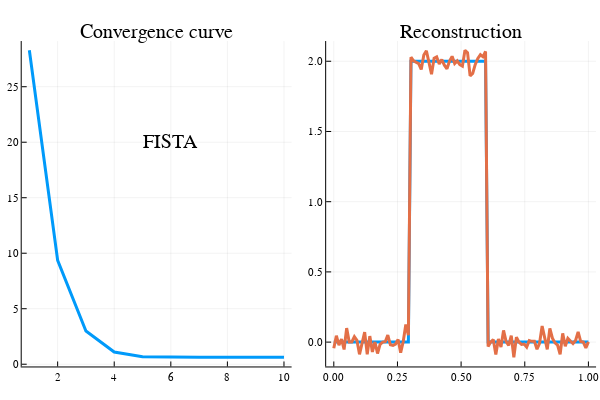

Write notebook code for a chart like this one.
### Markdown cell above
##### Results

### Code cell
#Initialisation
x = zeros(n,1);
lambda0 = 1e-2;
itermax_FISTA = 10;
alpha0 = 1
beta = 0.5;

xbest, histo_FISTA = FISTA(x,y,H,W,lambda0,itermax_FISTA,alpha0,beta);
plotly();

iter_FISTA = 1:itermax_FISTA;
x = [xt,xbest];

p5 = plot(iter_FISTA,histo_FISTA,title="Convergence curve",label=["f"],lw=3, ann=[(6,20,"FISTA")])
p6 = plot(px,x,title="Reconstruction",label=["True solution" "Optimized solution"],lw=3)

plot(p5,p6,layout=(1,2),legend=false)

### Figure 1 — Plotly figure (JSON) as saved in the notebook; plotly's stock layout.template omitted (floating-point values rounded to 4 significant figures)
{"data": [{"colorbar": {"title": ""}, "legendgroup": ["f"], "line": {"color": "rgba(0, 154, 250, 1.000)", "dash": "solid", "shape": "linear", "width": 3}, "mode": "lines", "name": ["f"], "showlegend": true, "type": "scatter", "x": [1, 2, 3, 4, 5, 6, 7, 8, 9, 10], "xaxis": "x1", "y": [28.29, 9.366, 2.999, 1.104, 0.6768, 0.6374, 0.6374, 0.6374, 0.6335, 0.6282], "yaxis": "y1", "zmax": null, "zmin": null}, {"colorbar": {"title": ""}, "legendgroup": "True solution", "line": {"color": "rgba(0, 154, 250, 1.000)", "dash": "solid", "shape": "linear", "width": 3}, "mode": "lines", "name": "True solution", "showlegend": true, "type": "scatter", "x": [0, 0.0101, 0.0202, 0.0303, 0.0404, 0.05051, 0.06061, 0.07071, 0.08081, 0.09091, 0.101, 0.1111, 0.1212, 0.1313, 0.1414, 0.1515, 0.1616, 0.1717, 0.1818, 0.1919, 0.202, 0.2121, 0.2222, 0.2323, 0.2424, 0.2525, 0.2626, 0.2727, 0.2828, 0.2929, 0.303, 0.3131, 0.3232, 0.3333, 0.3434, 0.3535, 0.3636, 0.3737, 0.3838, 0.3939, 0.404, 0.4141, 0.4242, 0.4343, 0.4444, 0.4545, 0.4646, 0.4747, 0.4848, 0.4949, 0.5051, 0.5152, 0.5253, 0.5354, 0.5455, 0.5556, 0.5657, 0.5758, 0.5859, 0.596, 0.6061, 0.6162, 0.6263, 0.6364, 0.6465, 0.6566, 0.6667, 0.6768, 0.6869, 0.697, 0.7071, 0.7172, 0.7273, 0.7374, 0.7475, 0.7576, 0.7677, 0.7778, 0.7879, 0.798, 0.8081, 0.8182, 0.8283, 0.8384, 0.8485, 0.8586, 0.8687, 0.8788, 0.8889, 0.899, 0.9091, 0.9192, 0.9293, 0.9394, 0.9495, 0.9596, 0.9697, 0.9798, 0.9899, 1], "xaxis": "x2", "y": [0, 0, 0, 0, 0, 0, 0, 0, 0, 0, 0, 0, 0, 0, 0, 0, 0, 0, 0, 0, 0, 0, 0, 0, 0, 0, 0, 0, 0, 0, 2, 2, 2, 2, 2, 2, 2, 2, 2, 2, 2, 2, 2, 2, 2, 2, 2, 2, 2, 2, 2, 2, 2, 2, 2, 2, 2, 2, 2, 2, 0, 0, 0, 0, 0, 0, 0, 0, 0, 0, 0, 0, 0, 0, 0, 0, 0, 0, 0, 0, 0, 0, 0, 0, 0, 0, 0, 0, 0, 0, 0, 0, 0, 0, 0, 0, 0, 0, 0, 0], "yaxis": "y2", "zmax": null, "zmin": null}, {"colorbar": {"title": ""}, "legendgroup": "Optimized solution", "line": {"color": "rgba(227, 111, 71, 1.000)", "dash": "solid", "shape": "linear", "width": 3}, "mode": "lines", "name": "Optimized solution", "showlegend": true, "type": "scatter", "x": [0, 0.0101, 0.0202, 0.0303, 0.0404, 0.05051, 0.06061, 0.07071, 0.08081, 0.09091, 0.101, 0.1111, 0.1212, 0.1313, 0.1414, 0.1515, 0.1616, 0.1717, 0.1818, 0.1919, 0.202, 0.2121, 0.2222, 0.2323, 0.2424, 0.2525, 0.2626, 0.2727, 0.2828, 0.2929, 0.303, 0.3131, 0.3232, 0.3333, 0.3434, 0.3535, 0.3636, 0.3737, 0.3838, 0.3939, 0.404, 0.4141, 0.4242, 0.4343, 0.4444, 0.4545, 0.4646, 0.4747, 0.4848, 0.4949, 0.5051, 0.5152, 0.5253, 0.5354, 0.5455, 0.5556, 0.5657, 0.5758, 0.5859, 0.596, 0.6061, 0.6162, 0.6263, 0.6364, 0.6465, 0.6566, 0.6667, 0.6768, 0.6869, 0.697, 0.7071, 0.7172, 0.7273, 0.7374, 0.7475, 0.7576, 0.7677, 0.7778, 0.7879, 0.798, 0.8081, 0.8182, 0.8283, 0.8384, 0.8485, 0.8586, 0.8687, 0.8788, 0.8889, 0.899, 0.9091, 0.9192, 0.9293, 0.9394, 0.9495, 0.9596, 0.9697, 0.9798, 0.9899, 1], "xaxis": "x2", "y": [-0.04321, 0.0456, -0.0213, 0.02179, -0.05259, 0.09952, 0.001004, 0.0009496, 0.0391, 0.01229, -0.08666, -4.894e-05, 0.07123, -0.08642, 0.04292, -0.06968, 0.001162, -0.08129, -0.01625, 0.0002629, 0.002664, 0.05026, -0.01928, -0.02375, -0.01365, 0.01855, -0.07479, 0.004658, 0.1257, 0.0495, 2.029, 2.002, 1.991, 1.983, 1.942, 2.045, 2.075, 1.999, 1.908, 2.021, 2.031, 1.981, 2.012, 1.972, 1.947, 2.001, 2.035, 1.984, 2.002, 1.976, 1.965, 2.078, 2.061, 1.896, 1.913, 1.977, 2.02, 2.046, 2.032, 2.07, -0.03088, 0.0002934, 0.01909, -0.08881, 0.0229, -0.03487, 0.08339, 0.003024, -0.02315, 0.04583, -0.1077, 0.03446, -0.0003755, -0.01615, -0.01395, -0.03558, 0.01102, 0.005621, 0.005956, -0.05018, -0.008334, 0.1143, 0.03951, -0.05118, 0.09745, 0.02815, -0.005624, -0.02199, -0.08657, 0.06228, -0.029, 0.02704, 0.007529, -0.009641, 0.01165, 0.07273, 0.004288, 0.0006318, -0.04053, 0.002257], "yaxis": "y2", "zmax": null, "zmin": null}], "layout": {"annotations": [{"font": {"color": "rgba(0, 0, 0, 1.000)", "family": "sans-serif", "size": 20}, "rotation": 0, "showarrow": false, "text": "Convergence curve", "x": 0.2611, "xanchor": "center", "xref": "paper", "y": 1, "yanchor": "top", "yref": "paper"}, {"font": {"color": "rgba(0, 0, 0, 1.000)", "family": "sans-serif", "size": 20}, "rotation": 0, "showarrow": false, "text": "FISTA", "x": 6, "xanchor": "center", "xref": "x1", "y": 20, "yanchor": "middle", "yref": "y1"}, {"font": {"color": "rgba(0, 0, 0, 1.000)", "family": "sans-serif", "size": 20}, "rotation": 0, "showarrow": false, "text": "Reconstruction", "x": 0.7685, "xanchor": "center", "xref": "paper", "y": 1, "yanchor": "top", "yref": "paper"}], "height": 400, "margin": {"b": 20, "l": 0, "r": 0, "t": 20}, "paper_bgcolor": "rgba(255, 255, 255, 1.000)", "plot_bgcolor": "rgba(255, 255, 255, 1.000)", "showlegend": false, "width": 600, "xaxis1": {"anchor": "y1", "domain": [0.03619, 0.486], "gridcolor": "rgba(0, 0, 0, 0.100)", "gridwidth": 0.5, "linecolor": "rgba(0, 0, 0, 1.000)", "mirror": false, "range": [0.73, 10.27], "showgrid": true, "showline": true, "showticklabels": true, "tickangle": 0, "tickcolor": "rgb(0, 0, 0)", "tickfont": {"color": "rgba(0, 0, 0, 1.000)", "family": "sans-serif", "size": 11}, "tickmode": "array", "ticks": "inside", "ticktext": ["2", "4", "6", "8", "10"], "tickvals": [2, 4, 6, 8, 10], "title": "", "titlefont": {"color": "rgba(0, 0, 0, 1.000)", "family": "sans-serif", "size": 15}, "type": "-", "visible": true, "zeroline": false, "zerolinecolor": "rgba(0, 0, 0, 1.000)"}, "xaxis2": {"anchor": "y2", "domain": [0.5436, 0.9934], "gridcolor": "rgba(0, 0, 0, 0.100)", "gridwidth": 0.5, "linecolor": "rgba(0, 0, 0, 1.000)", "mirror": false, "range": [-0.03, 1.03], "showgrid": true, "showline": true, "showticklabels": true, "tickangle": 0, "tickcolor": "rgb(0, 0, 0)", "tickfont": {"color": "rgba(0, 0, 0, 1.000)", "family": "sans-serif", "size": 11}, "tickmode": "array", "ticks": "inside", "ticktext": ["0.00", "0.25", "0.50", "0.75", "1.00"], "tickvals": [0, 0.25, 0.5, 0.75, 1], "title": "", "titlefont": {"color": "rgba(0, 0, 0, 1.000)", "family": "sans-serif", "size": 15}, "type": "-", "visible": true, "zeroline": false, "zerolinecolor": "rgba(0, 0, 0, 1.000)"}, "yaxis1": {"anchor": "x1", "domain": [0.03762, 0.9415], "gridcolor": "rgba(0, 0, 0, 0.100)", "gridwidth": 0.5, "linecolor": "rgba(0, 0, 0, 1.000)", "mirror": false, "range": [-0.2015, 29.12], "showgrid": true, "showline": true, "showticklabels": true, "tickangle": 0, "tickcolor": "rgb(0, 0, 0)", "tickfont": {"color": "rgba(0, 0, 0, 1.000)", "family": "sans-serif", "size": 11}, "tickmode": "array", "ticks": "inside", "ticktext": ["0", "5", "10", "15", "20", "25"], "tickvals": [0, 5, 10, 15, 20, 25], "title": "", "titlefont": {"color": "rgba(0, 0, 0, 1.000)", "family": "sans-serif", "size": 15}, "type": "-", "visible": true, "zeroline": false, "zerolinecolor": "rgba(0, 0, 0, 1.000)"}, "yaxis2": {"anchor": "x2", "domain": [0.03762, 0.9415], "gridcolor": "rgba(0, 0, 0, 0.100)", "gridwidth": 0.5, "linecolor": "rgba(0, 0, 0, 1.000)", "mirror": false, "range": [-0.1733, 2.144], "showgrid": true, "showline": true, "showticklabels": true, "tickangle": 0, "tickcolor": "rgb(0, 0, 0)", "tickfont": {"color": "rgba(0, 0, 0, 1.000)", "family": "sans-serif", "size": 11}, "tickmode": "array", "ticks": "inside", "ticktext": ["0.0", "0.5", "1.0", "1.5", "2.0"], "tickvals": [0, 0.5, 1, 1.5, 2], "title": "", "titlefont": {"color": "rgba(0, 0, 0, 1.000)", "family": "sans-serif", "size": 15}, "type": "-", "visible": true, "zeroline": false, "zerolinecolor": "rgba(0, 0, 0, 1.000)"}}}
